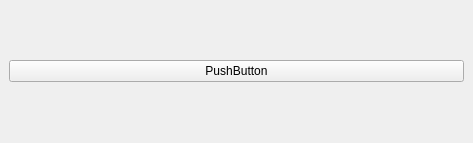
<?xml version="1.0" encoding="UTF-8"?>
<ui version="4.0">
 <class>CornerBuddyDockWidgetBase</class>
 <widget class="QDockWidget" name="CornerBuddyDockWidgetBase">
  <property name="geometry">
   <rect>
    <x>0</x>
    <y>0</y>
    <width>473</width>
    <height>143</height>
   </rect>
  </property>
  <property name="windowTitle">
   <string>CornerBuddy</string>
  </property>
  <widget class="QWidget" name="dockWidgetContents">
   <layout class="QGridLayout" name="gridLayout">
    <item row="0" column="0">
     <widget class="QPushButton" name="startButton">
      <property name="text">
       <string>PushButton</string>
      </property>
     </widget>
    </item>
   </layout>
  </widget>
 </widget>
 <resources/>
 <connections/>
</ui>
